Frame 1 (no input): blank canvas, image omitted
Frame 60 (the mouse pressed at the canvas centre just before this capture): blank canvas, image omitted
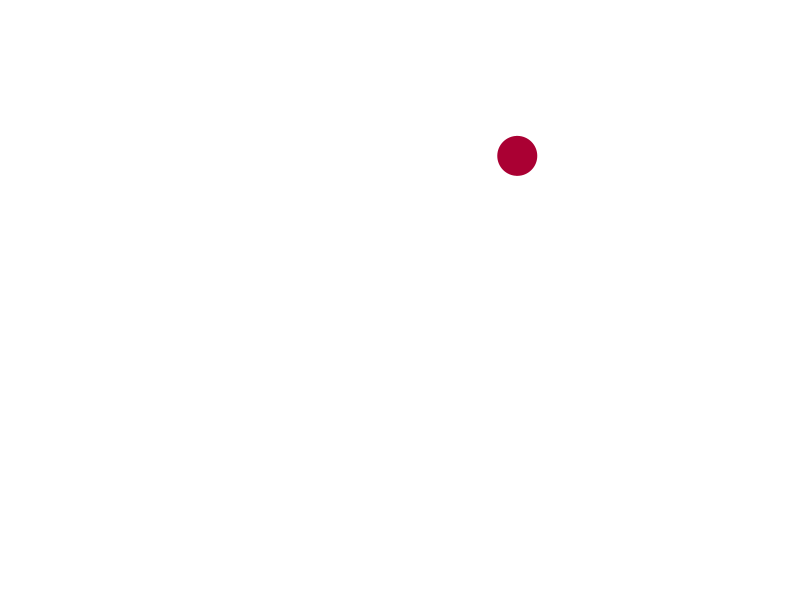
Frame 120 (the mouse held since frame 60 and released just before this capture)

The Processing sketch whose frames 1 and 60 were blank and that drew this single picture after the mouse press (run headless with seeded random() and noise(); from frame 60 on, the mouse is pressed at the canvas centre):

// Processing sketch: HauDenLukas
// ── HauDenLukas.pde

Lukas lukas;

void setup() {
  size(800, 600);
}

void draw() {
  if( lukas == null ) {
    lukas = new Lukas();
  }
  
  background(255);
  lukas.draw();
}

void mousePressed() {
  if( lukas.checkMouse() ) {
    lukas = null;
  }
}

// ── Lukas.pde

class Lukas {
  
  private float x, y;
  
  private int timer;
  
  public Lukas() {
    x = random(width);
    y = random(height);
    
    timer = (int) random(10, 100);
  }
  
  public void draw() {
    if( timer > 0 ) {
      timer -= 1;
    } else {
      noStroke();
      fill(#AA0033);
      circle(x, y, 40);
    }
  }
  
  public boolean checkMouse() {
    return abs(mouseX-x) < 15.0 && (mouseY-y) < 15.0;
  }
  
}
